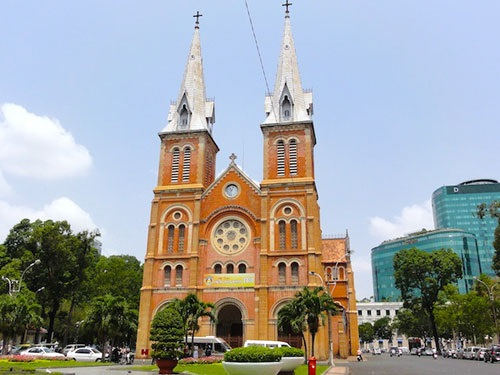
#> input picture standard-deriviation/img.jpg, 500 x 375 px
$ jupyter execute Test.ipynb
#> lines starting #> are read from the running program, lines starting #| are printed output that depends on the picture; after the words box and inside, x2 and y2 are one past the last pixel; in counts of white or black regions, pixels touching at a corner belong together
[cell 1]
import numpy as np
import cv2
import math
from scipy.ndimage.filters import generic_filter

img  = cv2.imread('img.jpg')
#> img is the input picture: shape (375, 500, 3); mean B, G, R 162, 161.4, 157.9
gray = cv2.cvtColor(img, cv2.COLOR_BGR2GRAY)
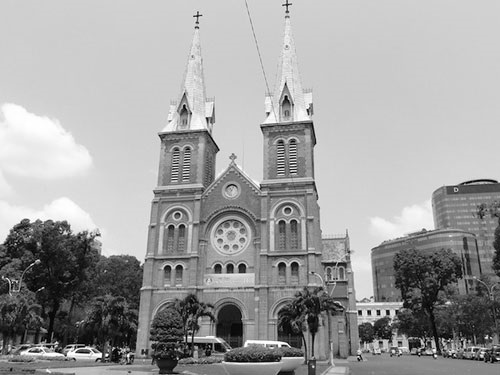
#> gray: shape (375, 500); min 0, max 255, mean 160.5
x = gray.astype('float')
x_filt = generic_filter(x, np.std, size=3)
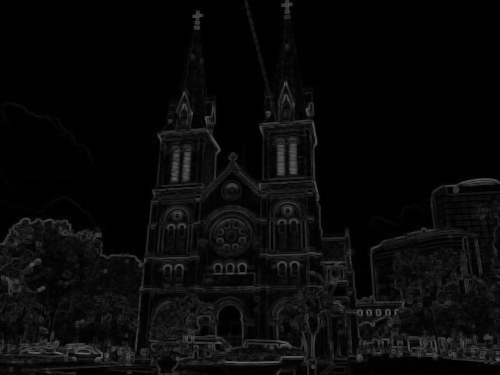
#> x_filt: shape (375, 500) float64; min 0, max 103.8, mean 9.5
cv2.imwrite('edge_s2.jpg', x_filt)

x_filt[x_filt < 20] = 0
cv2.imwrite('edge_s3.jpg', x_filt)
cv2.imshow('hello', x_filt)
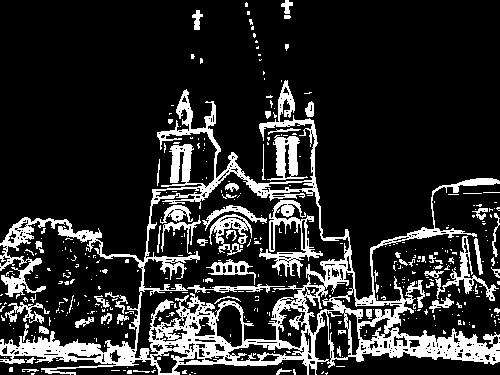
#> window 'hello': shape (375, 500); 17.1% white; 409 white regions (346 under 20 px), largest, box (x1, y1, x2, y2) and area: (0, 80, 500, 375) 22043, (259, 200, 323, 278) 1396, (267, 135, 308, 181) 812
cv2.waitKey(0)
cv2.destroyAllWindows()
